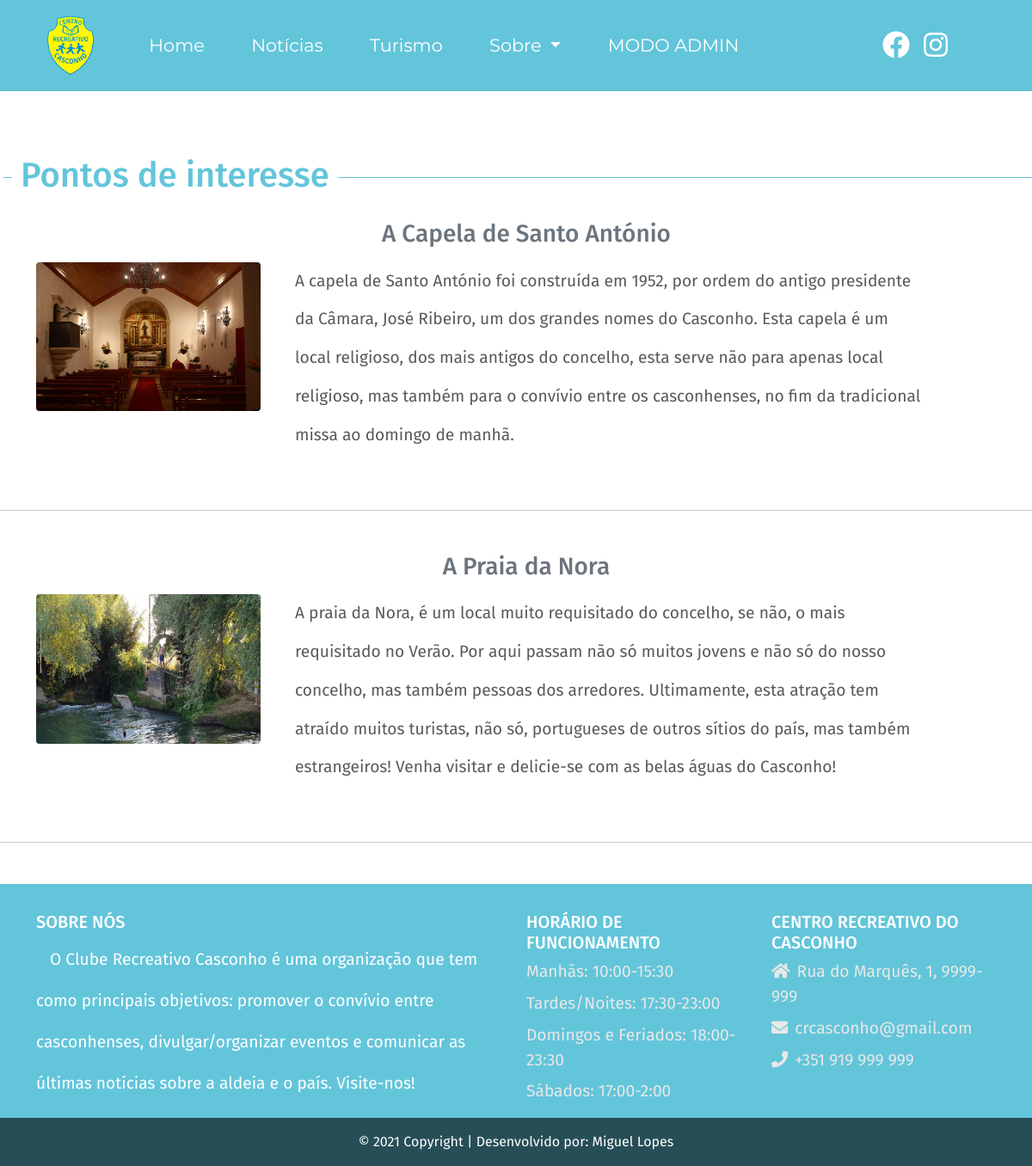
The page /turismo.php on the database its author committed.
### tables this page shows
CREATE TABLE IF NOT EXISTS `interesse` (
  `id` int(11) NOT NULL AUTO_INCREMENT,
  `nome` varchar(50) NOT NULL,
  `alt` varchar(50) NOT NULL DEFAULT '',
  `img` varchar(50) DEFAULT NULL,
  `texto` longtext NOT NULL,
  PRIMARY KEY (`id`)
);

### turismo.php (the view, shortened to what this page needs)
<!DOCTYPE html>
<html>
<head>
  <link rel="stylesheet" href="css/bootstrap.min.css">
  <link rel="stylesheet" href="css/fontawesome.min.css">
  <link rel="stylesheet" href="css/crc.css">
</head>
<body>
<?php
require 'includes/connection.php';?>
<?php
require 'includes/menucrc.php';
?>
<div class="title-interesse ml-md-1"><h2><span>Pontos de interesse</span></h2></div>
<?php
$sql = 'SELECT * FROM interesse';
$sth = $dbh->prepare($sql);
$sth->execute();
while($obj = $sth->FetchObject()){
?>
<div class="container mt-5">
  <div class="subtitle-interesse ml-md-4 text-center text-secondary"><h3><span><?=$obj->nome?></span></div>
  <div class="row pt-2" >
    <div class="col-12 col-lg-3">
          <img src="img/interesse/<?=$obj->img?>" class="img-interesse img-fluid rounded" alt="<?=$obj->alt?>" onclick="clickImagem(this)" data-texto="<?= $obj->texto ?>">
    </div>
      <div class="col-12 col-lg-8 ml-3 mt-3 mt-lg-0 text-center text-lg-left texto-contact">
      <p><?=$obj->texto?></p>
    </div>
  </div>
</div>
<hr  class="mt-md-5">
<?php
}
?>
<?php
require 'includes/footer.php';
?>
</body>
</html>

### css/crc.css (style rules this page uses)
html, body { height: 100%; font-family: 'Fira Sans', 'Roboto', sans-serif; }
.texto-contact { line-height: 2.8rem; font-size: 1.2rem; color: #595959; }
.title-interesse { margin-top: 6rem; margin-bottom: 3rem; }
.title-interesse h2 { width: 100%; border-bottom: 1px solid #63C5DA; line-height: 0.1em; font-size: 2.5rem; }
.title-interesse h2, .title-interesse span { background:#fff; padding:0 10px; color: #63C5DA; }
.img-interesse { border-radius: 5px; cursor: pointer; transition: 0.3s; }

### rows shown on the page
interesse: nome "A Capela de Santo António", img (picture), texto "A capela de Santo António foi construída em 1952, por ordem do antigo presidente da Câmara, José Ribeiro, um dos grandes nomes do Casconho. Esta capela é um local religioso, dos mais antigos do concelho, esta serve não para apenas local religioso, mas também para o convívio entre os casconhenses, no fim da tradicional missa ao domingo de manhã."
interesse: nome "A Praia da Nora", img (picture), texto "A praia da Nora, é um local muito requisitado do concelho, se não, o mais requisitado no Verão. Por aqui passam não só muitos jovens e não só do nosso concelho, mas também pessoas dos arredores. Ultimamente, esta atração tem atraído muitos turistas, não só, portugueses de outros sítios do país, mas também estrangeiros! Venha visitar e delicie-se com as belas águas do Casconho!"
